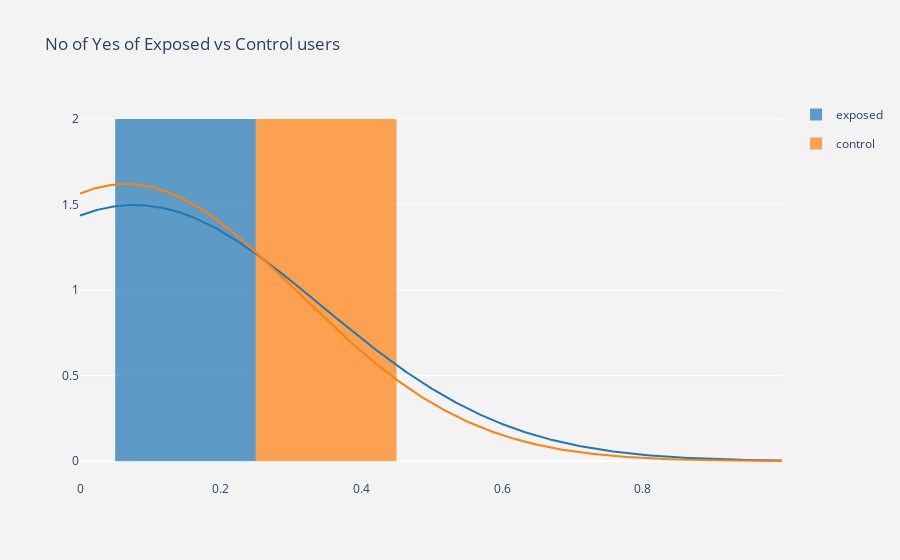

Notebook code for this chart:
### Markdown cell above
# Perform hypothesis testing: apply the classical p-value based algorithm and the sequential A/B testing algorithm for which a starter code is provided..

### Code cell
exposed_results = data[data.experiment == 'exposed'].yes
control_results = data[data.experiment == 'control'].yes

hist_data = [exposed_results, control_results]

group_labels = ['exposed', 'control']

# Create distplot with curve_type set to 'normal'
fig = ff.create_distplot(hist_data, group_labels, bin_size=.5,
                         curve_type='normal',show_rug=False)

fig.layout = go.Layout(
        title='No of Yes of Exposed vs Control users',
        plot_bgcolor  = 'rgb(243,243,243)',
        paper_bgcolor  = 'rgb(243,243,243)',
    )


# Plot!
pyoff.iplot(fig)

### Figure 1 — Plotly figure (JSON) as saved in the notebook; plotly's stock layout.template omitted (floating-point values rounded to 4 significant figures; data arrays with more than 128 entries replaced by an {"elided": "..."} marker saying what was removed)
{"data": [{"autobinx": false, "histnorm": "probability density", "legendgroup": "exposed", "marker": {"color": "rgb(31, 119, 180)"}, "name": "exposed", "opacity": 0.7, "type": "histogram", "x": {"elided": "4006 int values"}, "xaxis": "x", "xbins": {"end": 1, "size": 0.5, "start": 0}, "yaxis": "y"}, {"autobinx": false, "histnorm": "probability density", "legendgroup": "control", "marker": {"color": "rgb(255, 127, 14)"}, "name": "control", "opacity": 0.7, "type": "histogram", "x": {"elided": "4071 int values"}, "xaxis": "x", "xbins": {"end": 1, "size": 0.5, "start": 0}, "yaxis": "y"}, {"legendgroup": "exposed", "marker": {"color": "rgb(31, 119, 180)"}, "mode": "lines", "name": "exposed", "showlegend": false, "type": "scatter", "x": {"elided": "500 float values"}, "xaxis": "x", "y": {"elided": "500 float values"}, "yaxis": "y"}, {"legendgroup": "control", "marker": {"color": "rgb(255, 127, 14)"}, "mode": "lines", "name": "control", "showlegend": false, "type": "scatter", "x": {"elided": "500 float values"}, "xaxis": "x", "y": {"elided": "500 float values"}, "yaxis": "y"}], "layout": {"paper_bgcolor": "rgb(243,243,243)", "plot_bgcolor": "rgb(243,243,243)", "title": {"text": "No of Yes of Exposed vs Control users"}}}
